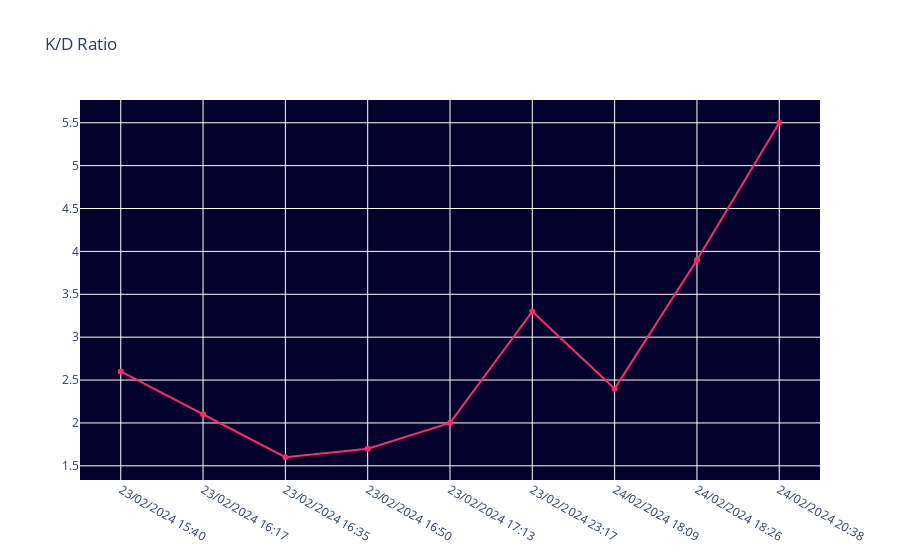

The notebook cell saved with this chart:
### Code cell
fig = go.Figure()
fig.add_trace(go.Scatter(x=records_df['Date time'], y=records_df['K/D Ratio'], mode='lines+markers', name='K/D Ratio', line=dict(color='#FF2A6D')))
fig.update_layout(title='K/D Ratio', hovermode='x', plot_bgcolor='#01012B')

### Figure 1 — Plotly figure (JSON) as saved in the notebook; plotly's stock layout.template omitted (floating-point values rounded to 4 significant figures)
{"data": [{"line": {"color": "#FF2A6D"}, "mode": "lines+markers", "name": "K/D Ratio", "type": "scatter", "x": ["23/02/2024 15:40", "23/02/2024 16:17", "23/02/2024 16:35", "23/02/2024 16:50", "23/02/2024 17:13", "23/02/2024 23:17", "24/02/2024 18:09", "24/02/2024 18:26", "24/02/2024 20:38"], "y": [2.6, 2.1, 1.6, 1.7, 2, 3.3, 2.4, 3.9, 5.5]}], "layout": {"hovermode": "x", "plot_bgcolor": "#01012B", "title": {"text": "K/D Ratio"}}}
